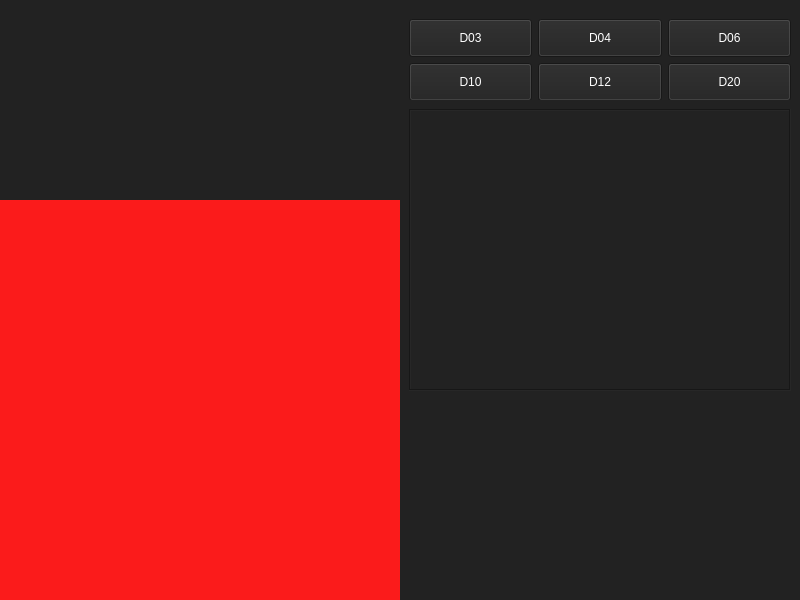
<?xml version="1.0" encoding="UTF-8"?>
<ui version="4.0">
 <class>PLRPG</class>
 <widget class="QMainWindow" name="PLRPG">
  <property name="geometry">
   <rect>
    <x>0</x>
    <y>0</y>
    <width>800</width>
    <height>600</height>
   </rect>
  </property>
  <property name="sizePolicy">
   <sizepolicy hsizetype="Fixed" vsizetype="Preferred">
    <horstretch>0</horstretch>
    <verstretch>0</verstretch>
   </sizepolicy>
  </property>
  <property name="minimumSize">
   <size>
    <width>800</width>
    <height>600</height>
   </size>
  </property>
  <property name="maximumSize">
   <size>
    <width>800</width>
    <height>600</height>
   </size>
  </property>
  <property name="cursor">
   <cursorShape>ArrowCursor</cursorShape>
  </property>
  <property name="windowTitle">
   <string>PLRPG</string>
  </property>
  <property name="styleSheet">
   <string notr="true">background-color:#222222;
color:#FFFFFF;
</string>
  </property>
  <widget class="QWidget" name="centralwidget">
   <widget class="QFrame" name="Inventory">
    <property name="geometry">
     <rect>
      <x>0</x>
      <y>200</y>
      <width>400</width>
      <height>400</height>
     </rect>
    </property>
    <property name="styleSheet">
     <string notr="true">background-color:#FB1B1B;</string>
    </property>
    <layout class="QGridLayout" name="gridLayout_2"/>
   </widget>
   <widget class="QFrame" name="Dados">
    <property name="geometry">
     <rect>
      <x>400</x>
      <y>10</y>
      <width>400</width>
      <height>100</height>
     </rect>
    </property>
    <property name="styleSheet">
     <string notr="true">color: #C73636;
QMessageBox {color:#FFFFFF;}</string>
    </property>
    <layout class="QGridLayout" name="gridLayout_3">
     <item row="1" column="2">
      <widget class="QPushButton" name="pushButton_6">
       <property name="sizePolicy">
        <sizepolicy hsizetype="Preferred" vsizetype="Preferred">
         <horstretch>0</horstretch>
         <verstretch>0</verstretch>
        </sizepolicy>
       </property>
       <property name="text">
        <string>D20</string>
       </property>
      </widget>
     </item>
     <item row="0" column="2">
      <widget class="QPushButton" name="pushButton_3">
       <property name="sizePolicy">
        <sizepolicy hsizetype="Preferred" vsizetype="Preferred">
         <horstretch>0</horstretch>
         <verstretch>0</verstretch>
        </sizepolicy>
       </property>
       <property name="text">
        <string>D06</string>
       </property>
      </widget>
     </item>
     <item row="1" column="0">
      <widget class="QPushButton" name="pushButton_4">
       <property name="sizePolicy">
        <sizepolicy hsizetype="Preferred" vsizetype="Preferred">
         <horstretch>0</horstretch>
         <verstretch>0</verstretch>
        </sizepolicy>
       </property>
       <property name="text">
        <string>D10</string>
       </property>
      </widget>
     </item>
     <item row="0" column="1">
      <widget class="QPushButton" name="pushButton_2">
       <property name="sizePolicy">
        <sizepolicy hsizetype="Preferred" vsizetype="Preferred">
         <horstretch>0</horstretch>
         <verstretch>0</verstretch>
        </sizepolicy>
       </property>
       <property name="text">
        <string>D04</string>
       </property>
      </widget>
     </item>
     <item row="1" column="1">
      <widget class="QPushButton" name="pushButton_5">
       <property name="sizePolicy">
        <sizepolicy hsizetype="Preferred" vsizetype="Preferred">
         <horstretch>0</horstretch>
         <verstretch>0</verstretch>
        </sizepolicy>
       </property>
       <property name="text">
        <string>D12</string>
       </property>
      </widget>
     </item>
     <item row="0" column="0">
      <widget class="QPushButton" name="pushButton_1">
       <property name="sizePolicy">
        <sizepolicy hsizetype="Preferred" vsizetype="Preferred">
         <horstretch>0</horstretch>
         <verstretch>0</verstretch>
        </sizepolicy>
       </property>
       <property name="text">
        <string>D03</string>
       </property>
      </widget>
     </item>
    </layout>
   </widget>
   <widget class="QFrame" name="TextBox">
    <property name="geometry">
     <rect>
      <x>400</x>
      <y>100</y>
      <width>400</width>
      <height>300</height>
     </rect>
    </property>
    <property name="minimumSize">
     <size>
      <width>400</width>
      <height>300</height>
     </size>
    </property>
    <property name="maximumSize">
     <size>
      <width>400</width>
      <height>300</height>
     </size>
    </property>
    <property name="whatsThis">
     <string>&lt;html&gt;&lt;head/&gt;&lt;body&gt;&lt;p&gt;Text&lt;/p&gt;&lt;p&gt;&lt;br/&gt;&lt;/p&gt;&lt;/body&gt;&lt;/html&gt;</string>
    </property>
    <property name="styleSheet">
     <string notr="true"/>
    </property>
    <layout class="QVBoxLayout" name="verticalLayout_4">
     <item>
      <widget class="QTextEdit" name="textEdit">
       <property name="whatsThis">
        <string/>
       </property>
       <property name="styleSheet">
        <string notr="true">QScrollBar::up-arrow:vertical,QScrollBar::down-arrow:vertical{
  background:none;
}
QScrollBar::add-page:vertical,QScrollBar::sub-page:vertical{
  background:none;
}</string>
       </property>
       <property name="frameShape">
        <enum>QFrame::Box</enum>
       </property>
       <property name="verticalScrollBarPolicy">
        <enum>Qt::ScrollBarAsNeeded</enum>
       </property>
       <property name="horizontalScrollBarPolicy">
        <enum>Qt::ScrollBarAlwaysOff</enum>
       </property>
       <property name="sizeAdjustPolicy">
        <enum>QAbstractScrollArea::AdjustIgnored</enum>
       </property>
       <property name="documentTitle">
        <string/>
       </property>
      </widget>
     </item>
    </layout>
   </widget>
  </widget>
 </widget>
 <resources/>
 <connections/>
</ui>
